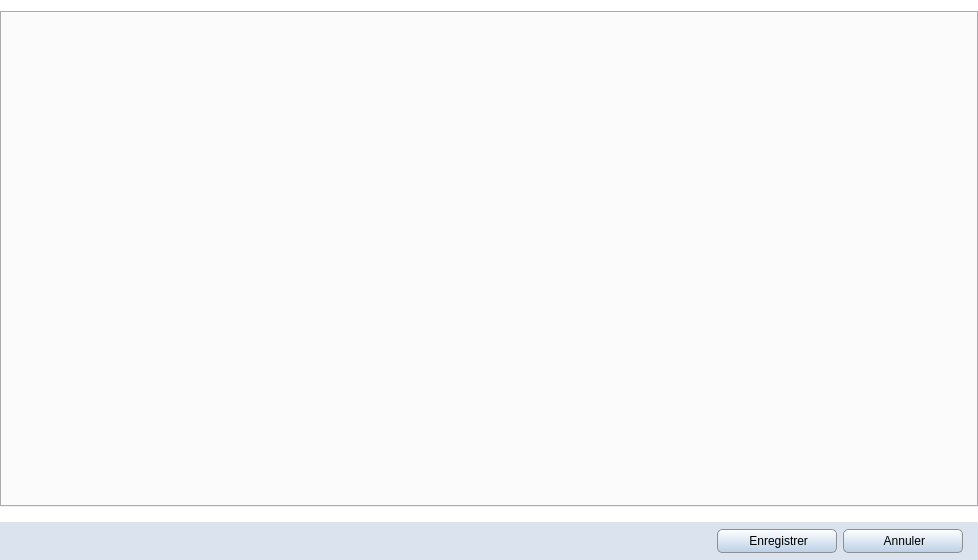
<?xml version="1.0" encoding="UTF-8"?>
<ui version="4.0">
 <class>FormulaFavorite</class>
 <widget class="QWidget" name="FormulaFavorite">
  <property name="windowModality">
   <enum>Qt::ApplicationModal</enum>
  </property>
  <property name="geometry">
   <rect>
    <x>0</x>
    <y>0</y>
    <width>978</width>
    <height>560</height>
   </rect>
  </property>
  <property name="font">
   <font>
    <family>Segoe UI</family>
    <pointsize>9</pointsize>
   </font>
  </property>
  <property name="windowTitle">
   <string>Gestionnaire de formules</string>
  </property>
  <property name="windowIcon">
   <iconset resource="../icones/icons.qrc">
    <normaloff>:/Images/asc.svg</normaloff>:/Images/asc.svg</iconset>
  </property>
  <property name="styleSheet">
   <string notr="true">QWidget#FormulaFavorite {background-color: #FFFFFF; }</string>
  </property>
  <layout class="QVBoxLayout" name="verticalLayout">
   <property name="spacing">
    <number>15</number>
   </property>
   <property name="leftMargin">
    <number>0</number>
   </property>
   <property name="rightMargin">
    <number>0</number>
   </property>
   <property name="bottomMargin">
    <number>0</number>
   </property>
   <item>
    <widget class="QTabWidget" name="onglet">
     <property name="font">
      <font>
       <family>MS Shell Dlg 2</family>
       <pointsize>8</pointsize>
      </font>
     </property>
     <property name="contextMenuPolicy">
      <enum>Qt::CustomContextMenu</enum>
     </property>
    </widget>
   </item>
   <item>
    <widget class="QWidget" name="fond" native="true">
     <property name="minimumSize">
      <size>
       <width>0</width>
       <height>38</height>
      </size>
     </property>
     <property name="maximumSize">
      <size>
       <width>16777215</width>
       <height>38</height>
      </size>
     </property>
     <property name="styleSheet">
      <string notr="true">QWidget#fond{background: #DBE4EE}</string>
     </property>
     <layout class="QHBoxLayout" name="horizontalLayout">
      <property name="topMargin">
       <number>0</number>
      </property>
      <property name="bottomMargin">
       <number>0</number>
      </property>
      <item>
       <spacer name="horizontalSpacer">
        <property name="orientation">
         <enum>Qt::Horizontal</enum>
        </property>
        <property name="sizeHint" stdset="0">
         <size>
          <width>40</width>
          <height>20</height>
         </size>
        </property>
       </spacer>
      </item>
      <item>
       <widget class="QPushButton" name="bt_enregistrer">
        <property name="minimumSize">
         <size>
          <width>120</width>
          <height>24</height>
         </size>
        </property>
        <property name="maximumSize">
         <size>
          <width>16777215</width>
          <height>24</height>
         </size>
        </property>
        <property name="font">
         <font>
          <family>Segoe UI</family>
          <pointsize>9</pointsize>
         </font>
        </property>
        <property name="styleSheet">
         <string notr="true">QPushButton{border: 1px solid #8f8f91; border-radius:5px; background-color: qlineargradient(spread:pad, x1:0, y1:0, x2:0, y2:1, stop:0 #FFFFFF, stop:1 #BAD0E7); }
QPushButton:hover{background-color: qlineargradient(spread:pad, x1:0, y1:0, x2:0, y2:1, stop:0 #F8F8F8, stop:1 #8FADCC); }
QPushButton:pressed{background-color: qlineargradient(spread:pad, x1:0, y1:0, x2:0, y2:1, stop:0 #8FADCC, stop:1 #F8F8F8); }</string>
        </property>
        <property name="text">
         <string> Enregistrer</string>
        </property>
        <property name="shortcut">
         <string notr="true">Ctrl+S</string>
        </property>
       </widget>
      </item>
      <item>
       <widget class="QPushButton" name="bt_quitter">
        <property name="minimumSize">
         <size>
          <width>120</width>
          <height>24</height>
         </size>
        </property>
        <property name="maximumSize">
         <size>
          <width>16777215</width>
          <height>24</height>
         </size>
        </property>
        <property name="font">
         <font>
          <family>Segoe UI</family>
          <pointsize>9</pointsize>
         </font>
        </property>
        <property name="styleSheet">
         <string notr="true">QPushButton{border: 1px solid #8f8f91; border-radius:5px ; background-color: qlineargradient(spread:pad, x1:0, y1:0, x2:0, y2:1, stop:0 #FFFFFF, stop:1 #BAD0E7)}
QPushButton:hover{background-color: qlineargradient(spread:pad, x1:0, y1:0, x2:0, y2:1, stop:0 #F8F8F8, stop:1 #8FADCC)}
QPushButton:pressed{background-color: qlineargradient(spread:pad, x1:0, y1:0, x2:0, y2:1, stop:0 #8FADCC, stop:1 #F8F8F8)}</string>
        </property>
        <property name="text">
         <string> Annuler</string>
        </property>
        <property name="shortcut">
         <string notr="true">Esc</string>
        </property>
       </widget>
      </item>
      <item>
       <spacer name="horizontalSpacer_4">
        <property name="orientation">
         <enum>Qt::Horizontal</enum>
        </property>
        <property name="sizeType">
         <enum>QSizePolicy::Fixed</enum>
        </property>
        <property name="sizeHint" stdset="0">
         <size>
          <width>6</width>
          <height>20</height>
         </size>
        </property>
       </spacer>
      </item>
     </layout>
    </widget>
   </item>
  </layout>
 </widget>
 <resources>
  <include location="../icones/icons.qrc"/>
 </resources>
 <connections/>
</ui>
